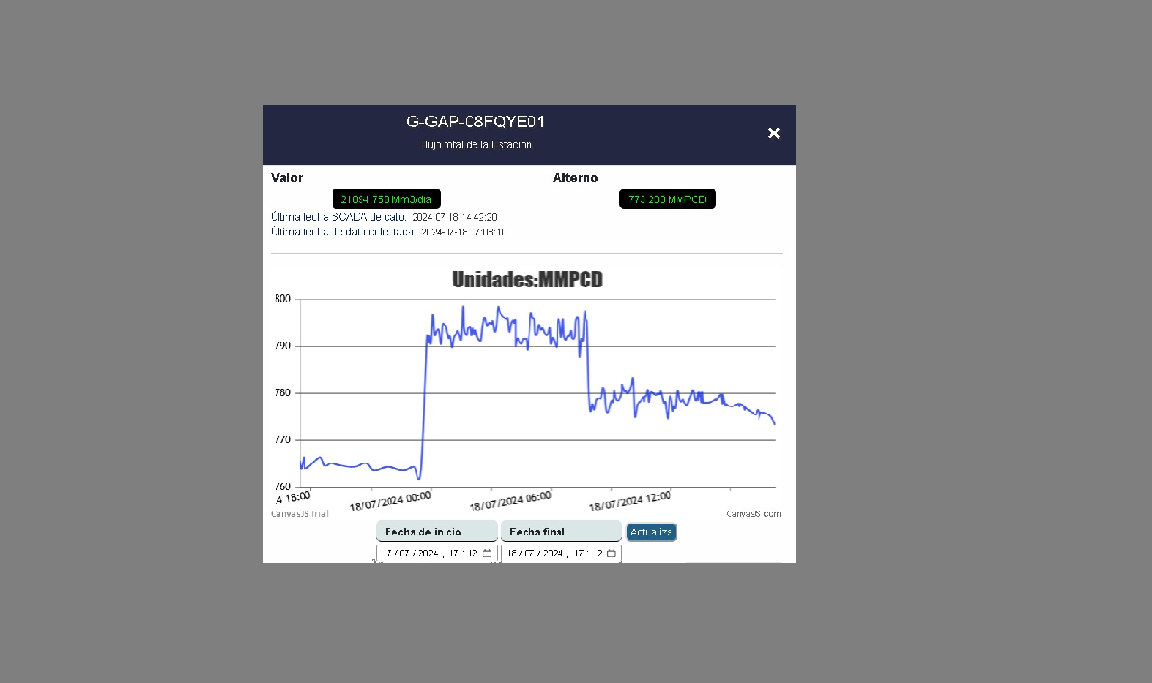
#> input picture cuadro.png, 1152 x 683 px
$ python prueba4.py
#> lines starting #> are read from the running program, lines starting #| are printed output that depends on the picture; after the words box and inside, x2 and y2 are one past the last pixel; in counts of white or black regions, pixels touching at a corner belong together
import cv2
import numpy as np

# Lee la imagen
imagen = cv2.imread('cuadro.png')
#> imagen is the input picture: shape (683, 1152, 3); mean B, G, R 155.6, 154.1, 153.6
if imagen is None:
    print("Error: No se puede abrir o leer el archivo de imagen. Verifica la ruta y el nombre del archivo.")
else:
    # Crear una copia de la imagen original para no modificar la original
    imagen_original = imagen.copy()

    # Transforma el blanco en azul
    rango_blanco_min = np.array([200, 200, 200], dtype="uint8")
    rango_blanco_max = np.array([255, 255, 255], dtype="uint8")

    mascara_blanca = cv2.inRange(imagen, rango_blanco_min, rango_blanco_max)
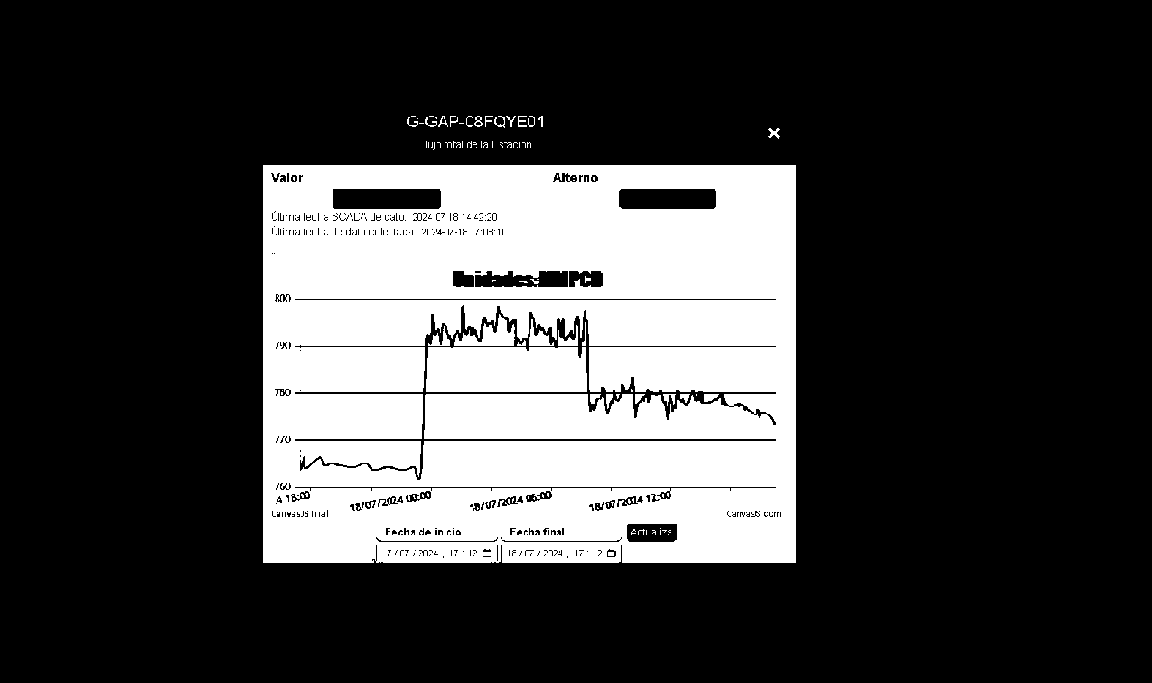
#> mascara_blanca: shape (683, 1152); 24.8% white; 103 white regions (72 under 20 px), largest, box (x1, y1, x2, y2) and area: (263, 165, 796, 563) 185133, (426, 347, 587, 392) 7123, (454, 314, 515, 346) 902
    imagen[mascara_blanca > 0] = [255, 0, 0]  # Azul en BGR

    # Convierte la imagen a escala de grises
    gray = cv2.cvtColor(imagen, cv2.COLOR_BGR2GRAY)

    # Aplica un umbral para convertir la imagen a binaria
    _, th = cv2.threshold(gray, 50, 255, cv2.THRESH_BINARY)
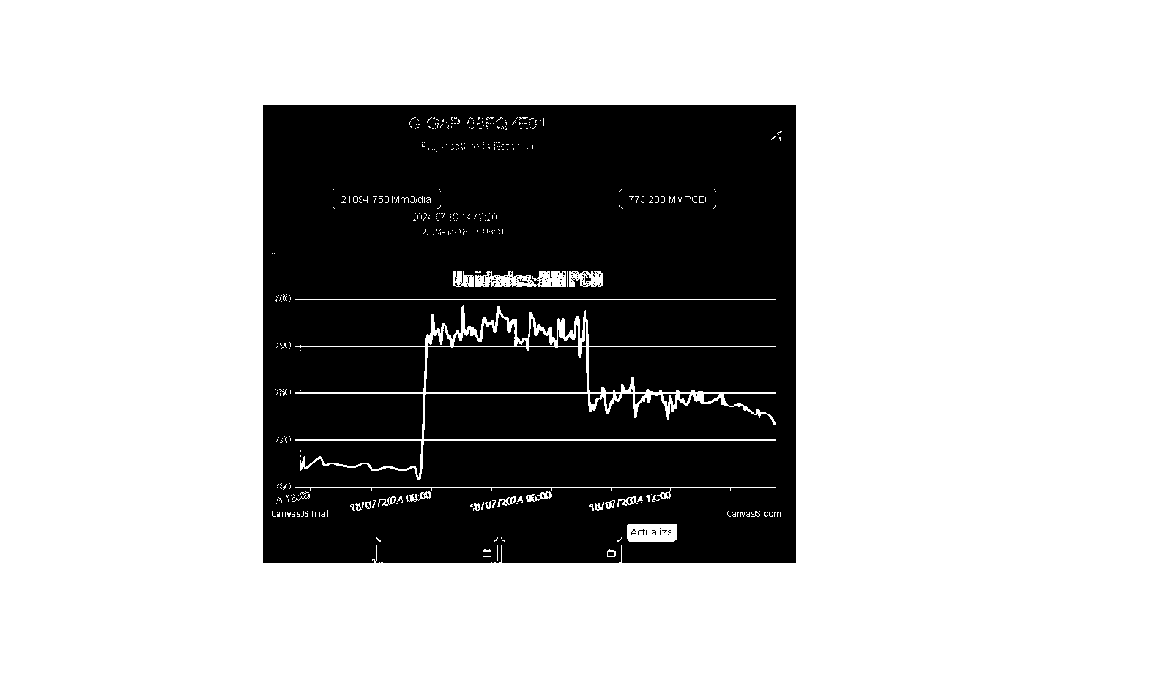
#> th: shape (683, 1152); 70.5% white; 103 black regions (87 under 20 px)

    # Encuentra contornos en la imagen binaria
    contornos, hierarchy = cv2.findContours(th, cv2.RETR_CCOMP, cv2.CHAIN_APPROX_SIMPLE)
#> contornos = 541 contours, 503 with area under 20; largest, box (x1, y1, x2, y2) and area: (0, 0, 1152, 683) 784982, (262, 104, 797, 564) 245086, (295, 305, 776, 480) 13365, (425, 346, 588, 393) 7338, (453, 313, 516, 347) 1016

    print('hierarchy=', hierarchy)
#> (printed output is left out)

    # Crear una máscara en blanco para rellenar los contornos hijos
    mascara_hijos = np.zeros_like(gray)

    # Dibuja todos los contornos en la imagen original
    for i in range(len(contornos)):
        area = cv2.contourArea(contornos[i])
        if area > 3000:
            cv2.drawContours(imagen, contornos, i, (0, 255, 0), 3)
            # Rellena los contornos hijos de blanco
            if hierarchy[0][i][3] != -1:  # Verifica si el contorno tiene un padre
                cv2.drawContours(mascara_hijos, contornos, i, 255, -1)  # Rellena el contorno hijo de blanco
#> this loop made 541 passes
#> area on passes 2, 3, 11: 46.5, 33, 825.5
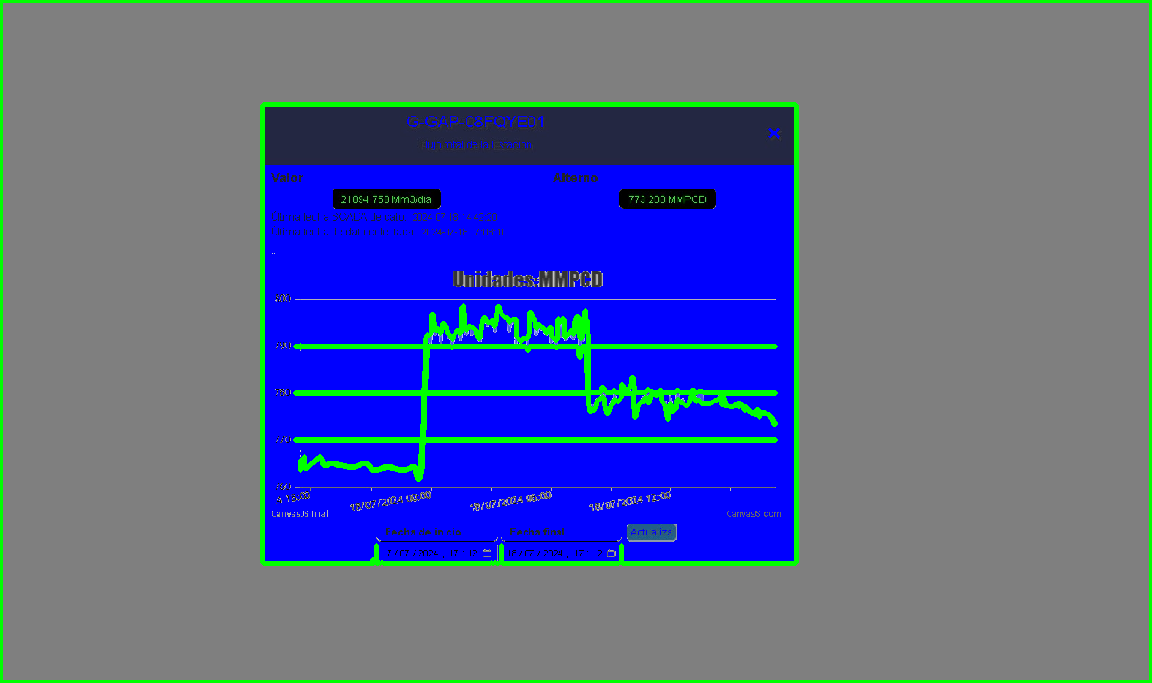
#> imagen: shape (683, 1152, 3); mean B, G, R 148, 98.9, 87.1
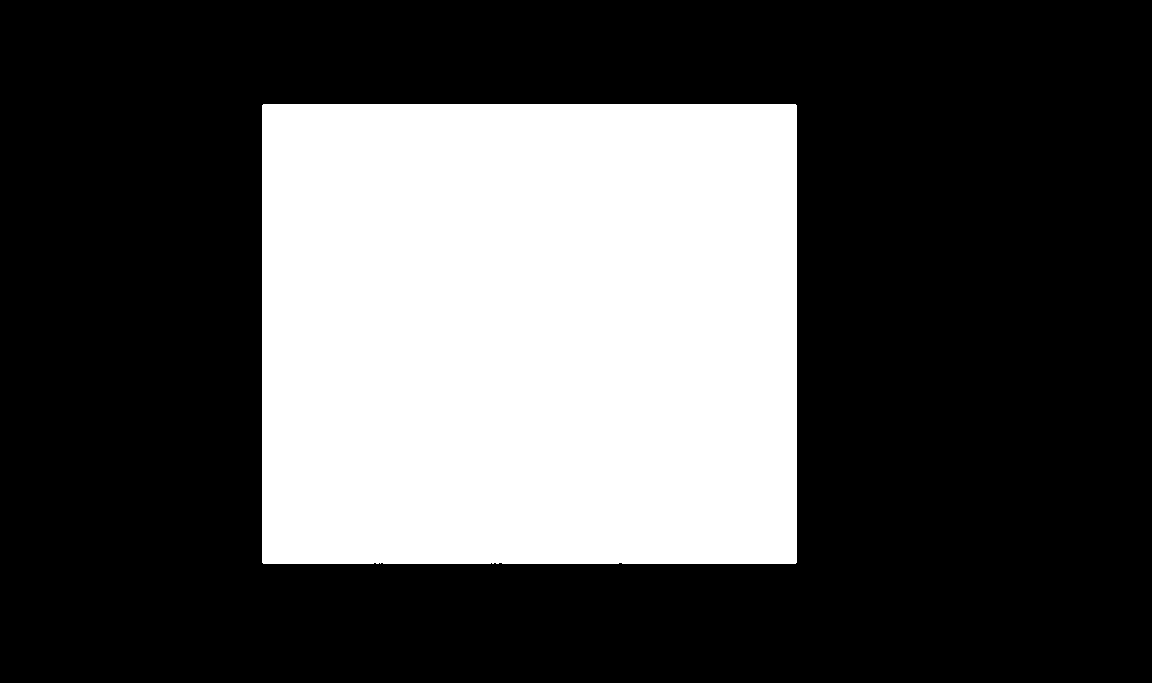
#> mascara_hijos: shape (683, 1152); 31.3% white; 1 white region, box (x1, y1, x2, y2) and area: (262, 104, 797, 564) 246082

    # Usar la máscara para extraer la parte del contorno hijo de la imagen original
    resultado = cv2.bitwise_and(imagen_original, imagen_original, mask=mascara_hijos)
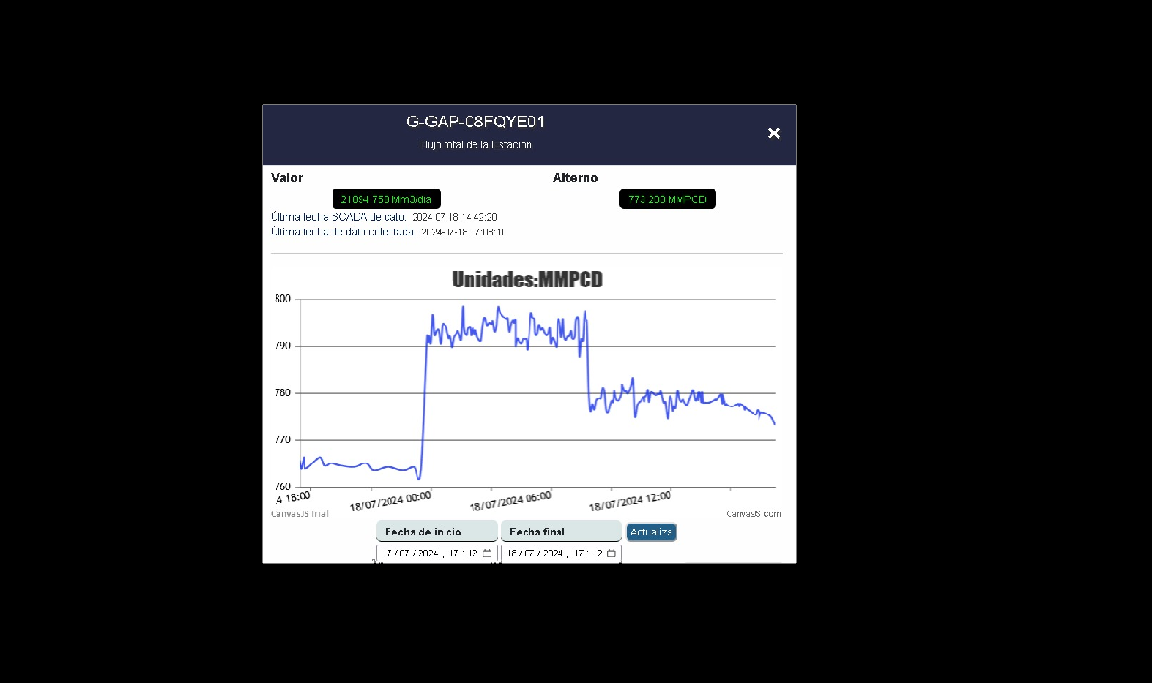
#> resultado: shape (683, 1152, 3); mean B, G, R 68.3, 66.8, 66.4

    # Guarda el resultado en un archivo .png
    cv2.imwrite('resultado.png', resultado)

    # Muestra la imagen con el blanco transformado a azul
    cv2.imshow('Imagen con blanco transformado a azul', imagen)

    # Muestra la imagen en escala de grises
    cv2.imshow('Imagen en escala de grises', gray)

    # Muestra la imagen binaria
    cv2.imshow('Imagen binaria', th)

    # Muestra la imagen con contornos
    cv2.imshow('Imagen con contornos', imagen)

    # Muestra la máscara de contornos hijos
    cv2.imshow('Máscara de contornos hijos', mascara_hijos)

    # Muestra el resultado final con los colores originales del contorno hijo
    cv2.imshow('Resultado', resultado)

    # Espera hasta que se presione una tecla
    cv2.waitKey(0)
    cv2.destroyAllWindows()
